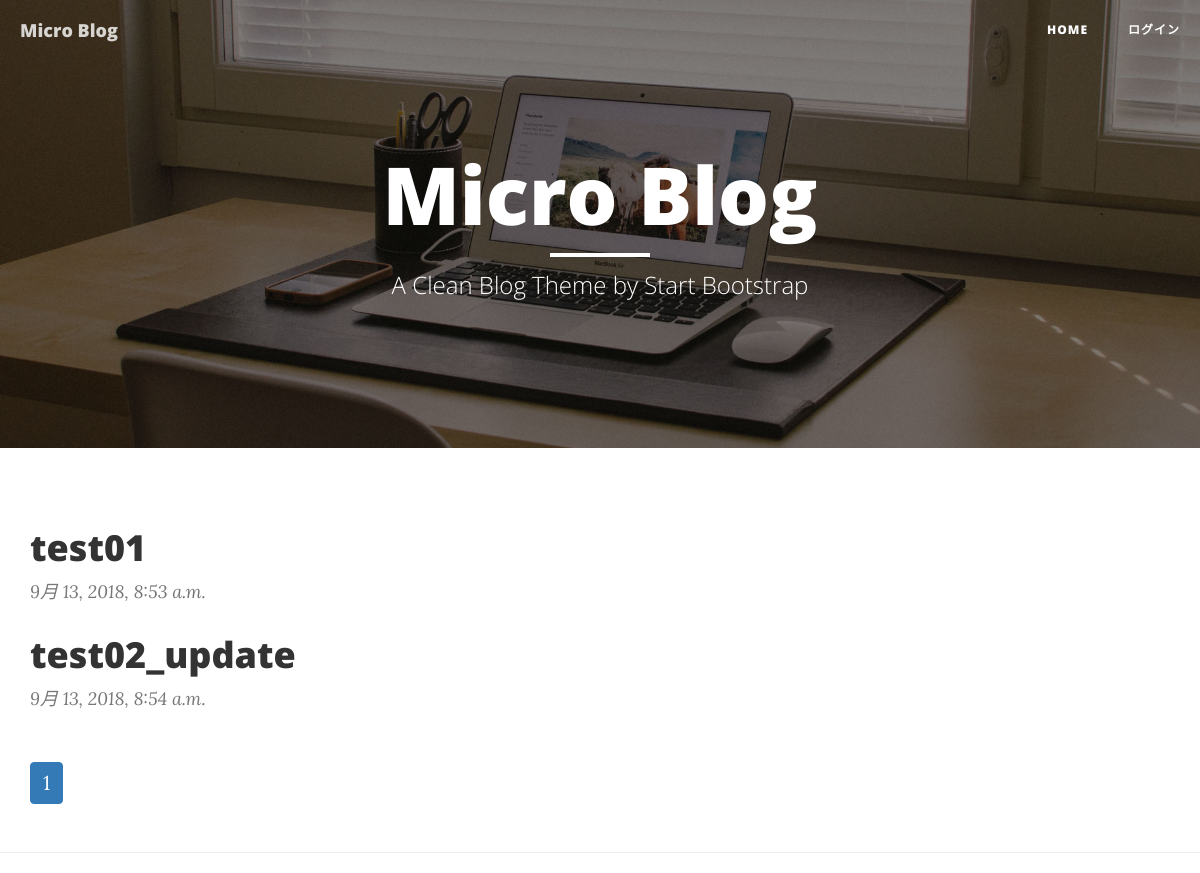
The app's page /, older data.
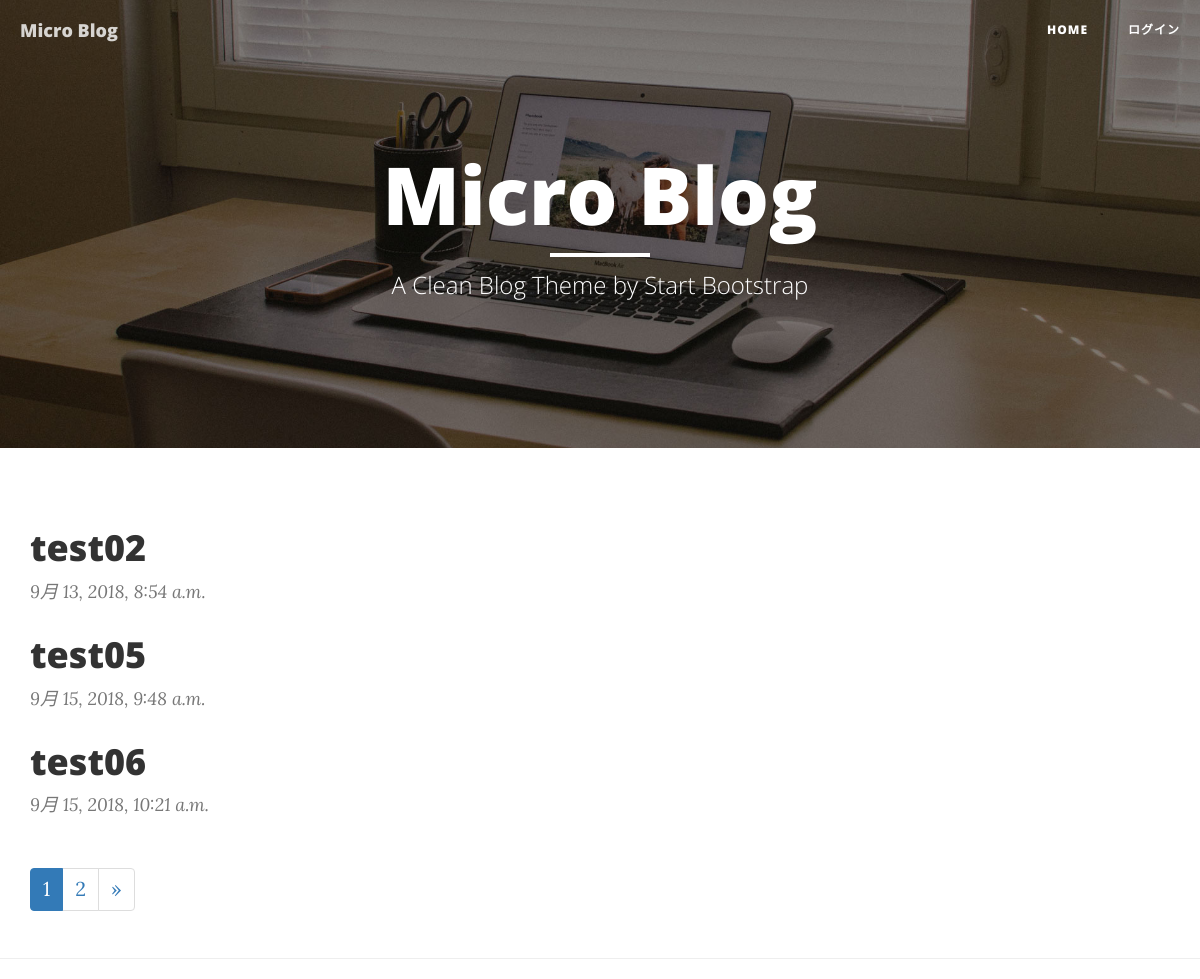
The same page, newer data.
### blog/models.py (models this page shows, shortened)
class Blog(models.Model):
    content = models.CharField(max_length=140, verbose_name='本文')
    posted_date = models.DateTimeField(auto_now_add=True)

### blog/views.py (the view)
# urls.py: path('', BlogListView.as_view(), name="index"),
class BlogListView(ListView):
    model = Blog
    paginate_by = 3
    context_object_name = "blogs"

### blog/templates/blog/blog_list.html (shortened to what this page needs)
{% extends "base.html" %}
{% block body %}
    {% for blog in blogs %}
        <div class="post-preview">
            <a href="{% url 'detail' blog.id %}">
                <h2 class="post-title">{{  blog.content }}</h2>
            </a>
            <p class="post-meta">{{ blog.posted_date}}</p>
        </div>
    {% endfor %}
<nav aria-label="Page navigation example">
  <ul class="pagination">
    {% for page in paginator.page_range %}
      <li {% if page == page_obj.number %} class="active" {% endif %}><a class="page-link" href="?page={{ page }}">{{ page }}</a></li>
    {% endfor %}
    {% if page_obj.has_next %}
    <li class="page-item">
      <a class="page-link" href="?page={{ page_obj.next_page_number }}" aria-label="Next">
        <span aria-hidden="true">&raquo;</span>
      </a>
    </li>
    {% endif %}
  </ul>
</nav>
{% endblock %}

### blog/templates/base.html (shortened to what this page needs)
{% load static %}
<!DOCTYPE html>
<html lang="ja">
<head>
    <link href='{% static "vendor/bootstrap/css/bootstrap.min.css" %}' rel="stylesheet">
    <link href='{% static "css/clean-blog.min.css" %}' rel="stylesheet">
    <link href='{% static "vendor/font-awesome/css/font-awesome.min.css" %}' rel="stylesheet" type="text/css">
</head>
<body>
    {% include "nav.html" %}
    <header class="intro-header" style="background-image: url({% static 'img/home-bg.jpg' %})">
        <div class="container">
            <div class="row">
                <div class="col-lg-8 col-lg-offset-2 col-md-10 col-md-offset-1">
                    <div class="site-heading">
                        <h1>Micro Blog</h1>
                        <hr class="small">
                        <span class="subheading">A Clean Blog Theme by Start Bootstrap</span>
                    </div>
                </div>
            </div>
        </div>
    </header>
    <div class="container">
        {% block body %}{% endblock %}
    </div>
    <hr>
</body>
</html>

### blog/templates/nav.html (shortened to what this page needs)
<nav class="navbar navbar-default navbar-custom navbar-fixed-top">
    <div class="container-fluid">
        <div class="navbar-header page-scroll">
            <a class="navbar-brand" href="{% url 'index' %}">Micro Blog</a>
        </div>
        <div class="collapse navbar-collapse" id="bs-example-navbar-collapse-1">
            <ul class="nav navbar-nav navbar-right">
                <li>
                    <a href="{% url 'index' %}">Home</a>
                </li>
                {% if user.is_authenticated %}
                <li><a href="#">{{ user.username }}</a></li>
                <li><a href="{% url 'logout' %}">ログアウト</a></li>
                {% else %}
                <li><a href="{% url 'login' %}?next={{ request.path }}">ログイン</a></li>
                {% endif %}
            </ul>
        </div>
    </div>
</nav>

Row changes from the older to the newer data that the page shows:
removed Blog: content "test01", posted_date "9月 13, 2018, 8:53 a.m."
changed Blog: content "test02_update" → "test02"
added Blog: content "test05", posted_date "9月 15, 2018, 9:48 a.m."
added Blog: content "test06", posted_date "9月 15, 2018, 10:21 a.m."
Text that changed along with them:
new list line: "2"
